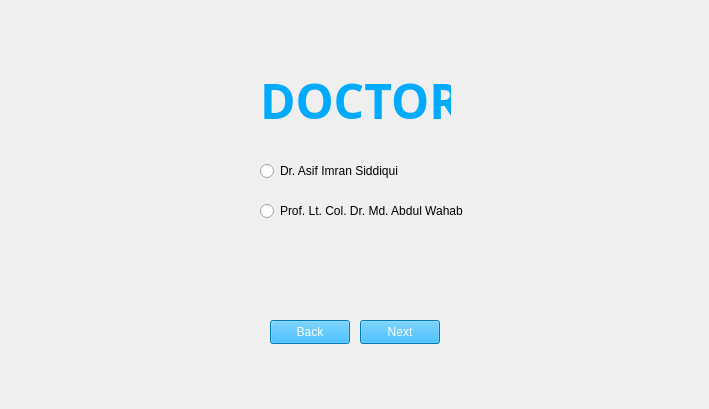
    <widget class="QWidget" name="doctor_3">
     <widget class="QLabel" name="img_10">
      <property name="geometry">
       <rect>
        <x>0</x>
        <y>0</y>
        <width>700</width>
        <height>400</height>
       </rect>
      </property>
      <property name="text">
       <string/>
      </property>
      <property name="pixmap">
       <pixmap>../Resourses/img2.jpg</pixmap>
      </property>
      <property name="scaledContents">
       <bool>true</bool>
      </property>
     </widget>
     <widget class="QLabel" name="text_16">
      <property name="geometry">
       <rect>
        <x>260</x>
        <y>60</y>
        <width>191</width>
        <height>81</height>
       </rect>
      </property>
      <property name="font">
       <font>
        <family>Bahnschrift SemiBold</family>
        <pointsize>36</pointsize>
        <bold>true</bold>
       </font>
      </property>
      <property name="focusPolicy">
       <enum>Qt::NoFocus</enum>
      </property>
      <property name="acceptDrops">
       <bool>false</bool>
      </property>
      <property name="autoFillBackground">
       <bool>false</bool>
      </property>
      <property name="styleSheet">
       <string notr="true">color: rgb(41, 48, 48);
color: rgb(0, 170, 255);</string>
      </property>
      <property name="text">
       <string>DOCTOR</string>
      </property>
      <property name="textFormat">
       <enum>Qt::AutoText</enum>
      </property>
      <property name="scaledContents">
       <bool>false</bool>
      </property>
     </widget>
     <widget class="QRadioButton" name="doc_11">
      <property name="geometry">
       <rect>
        <x>260</x>
        <y>160</y>
        <width>161</width>
        <height>22</height>
       </rect>
      </property>
      <property name="text">
       <string>Dr. Asif Imran Siddiqui</string>
      </property>
     </widget>
     <widget class="QRadioButton" name="doc_12">
      <property name="geometry">
       <rect>
        <x>260</x>
        <y>200</y>
        <width>221</width>
        <height>22</height>
       </rect>
      </property>
      <property name="text">
       <string>Prof. Lt. Col. Dr. Md. Abdul Wahab</string>
      </property>
     </widget>
     <widget class="QPushButton" name="next_5">
      <property name="geometry">
       <rect>
        <x>360</x>
        <y>320</y>
        <width>80</width>
        <height>24</height>
       </rect>
      </property>
      <property name="styleSheet">
       <string notr="true">color: rgb(255, 255, 255);
background-color: rgb(0, 170, 255);</string>
      </property>
      <property name="text">
       <string>Next</string>
      </property>
     </widget>
     <widget class="QPushButton" name="back_5">
      <property name="geometry">
       <rect>
        <x>270</x>
        <y>320</y>
        <width>80</width>
        <height>24</height>
       </rect>
      </property>
      <property name="styleSheet">
       <string notr="true">color: rgb(255, 255, 255);
background-color: rgb(0, 170, 255);</string>
      </property>
      <property name="text">
       <string>Back</string>
      </property>
     </widget>
    </widget>
